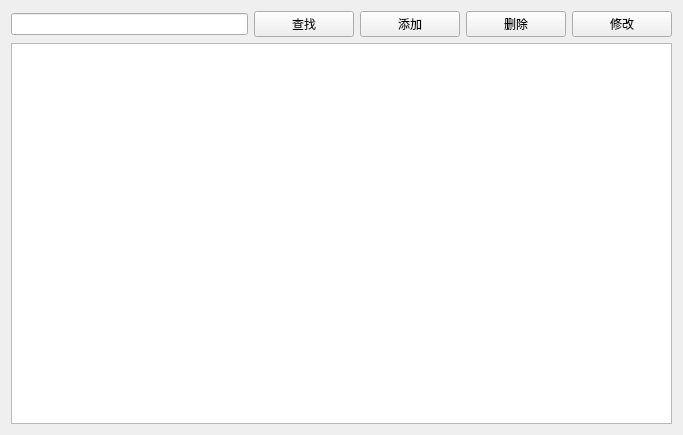
<?xml version="1.0" encoding="UTF-8"?>
<ui version="4.0">
 <class>PatientManagement</class>
 <widget class="QWidget" name="PatientManagement">
  <property name="geometry">
   <rect>
    <x>0</x>
    <y>0</y>
    <width>683</width>
    <height>435</height>
   </rect>
  </property>
  <property name="windowTitle">
   <string>患者管理</string>
  </property>
  <layout class="QVBoxLayout" name="verticalLayout_2">
   <item>
    <layout class="QVBoxLayout" name="verticalLayout">
     <item>
      <layout class="QHBoxLayout" name="horizontalLayout_2">
       <item>
        <widget class="QLineEdit" name="lineEdit"/>
       </item>
       <item>
        <layout class="QHBoxLayout" name="horizontalLayout">
         <item>
          <widget class="QPushButton" name="btnFind">
           <property name="minimumSize">
            <size>
             <width>100</width>
             <height>0</height>
            </size>
           </property>
           <property name="text">
            <string>查找</string>
           </property>
          </widget>
         </item>
         <item>
          <widget class="QPushButton" name="btnAdd">
           <property name="minimumSize">
            <size>
             <width>100</width>
             <height>0</height>
            </size>
           </property>
           <property name="text">
            <string>添加</string>
           </property>
          </widget>
         </item>
         <item>
          <widget class="QPushButton" name="btnDelete">
           <property name="minimumSize">
            <size>
             <width>100</width>
             <height>0</height>
            </size>
           </property>
           <property name="text">
            <string>删除</string>
           </property>
          </widget>
         </item>
         <item>
          <widget class="QPushButton" name="btnModify">
           <property name="minimumSize">
            <size>
             <width>100</width>
             <height>0</height>
            </size>
           </property>
           <property name="text">
            <string>修改</string>
           </property>
          </widget>
         </item>
        </layout>
       </item>
      </layout>
     </item>
     <item>
      <widget class="QTableView" name="tableView"/>
     </item>
    </layout>
   </item>
  </layout>
 </widget>
 <resources/>
 <connections/>
</ui>
